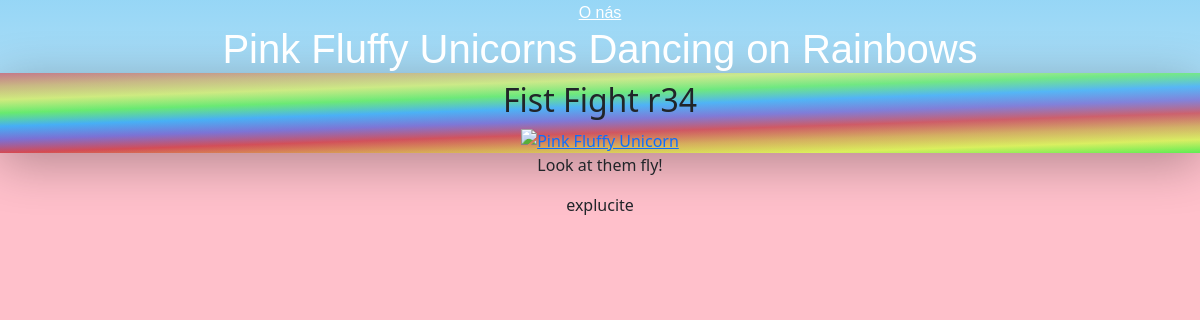
/detail/5, run on an earlier commit of the app's database.
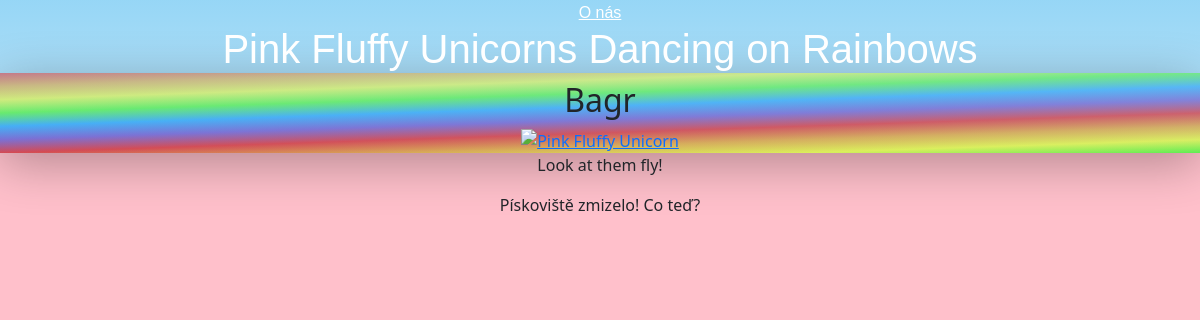
And on a later commit of the database.
### article/models.py (models this page shows, shortened)
class Article(models.Model):
    objects: ArticleManager = ArticleManager()
    title: CharField = models.CharField(max_length=250)
    perex: TextField = models.TextField()
    content: TextField = models.TextField()
    author: ForeignKey = models.ForeignKey("auth.User", on_delete=models.CASCADE)
    tag: ManyToManyField = models.ManyToManyField(Tag)
    category: ForeignKey = models.ForeignKey("Category", on_delete=models.CASCADE)
    created_at: DateTimeField = models.DateTimeField(auto_now_add=True)
    updated_at: DateTimeField = models.DateTimeField(auto_now=True)
    published_at: DateTimeField = models.DateTimeField(null=True, blank=True)
    highlight: BooleanField = models.BooleanField(default=False)
    picture: ImageField = models.ImageField(
        upload_to="media/article_pictures", default="media/article_pictures/unicorn.jpg"
    )

### article/views.py (the view)
# urls.py: path("detail/<pk>", DetailArticleView.as_view(), name="Detailpage"),
class DetailArticleView(TemplateView):
    template_name: str = "article/detail.html"
    def get_context_data(self, **kwargs) -> dict[str, Any]:
        context: dict[str, Any] = super().get_context_data(**kwargs)
        try:
            article = Article.objects.get(pk=kwargs.get("pk"))
        except Article.DoesNotExist:
            article = Article.objects.first()
        context.update(
            {
                "article": article,
            }
        )
        return context

### templates/article/detail.html (shortened to what this page needs)
{% extends "core/core.html" %}
{% block title %}{{ article.title }}{% endblock %}
{% block content %}
    {% if article%}
    <p>{{ article.content }}</p>
    {% else %}
    <p>Article does not exist</p>
    {% endif %}
{% endblock %}

### templates/core/core.html (shortened to what this page needs)
{% load static %}
<!DOCTYPE html>
<html>
<head>
    <link rel="stylesheet" href="https://cdn.jsdelivr.net/npm/bootstrap@5.3.0-alpha3/dist/css/bootstrap.min.css">
    <link rel="stylesheet" href="{% static 'css/base.css'%}">
</head>
<body>
    <a class=about href="about">O nás</a>
    <h1>Pink Fluffy Unicorns Dancing on Rainbows</h1>
    <h2>{% block title %}{% endblock %}</h2>
    <a href="tea"><img class="unicorn-image" src="https://media4.giphy.com/media/YkuzftfzdoPOE/giphy.gif"
            alt="Pink Fluffy Unicorn"></a>
    <div class="sky"></div>
    <div class="rainbow"></div>
    <p>Look at them fly!</p>
    {% block content %}{% endblock %}
</body>
</html>

### static/css/base.css (style rules this page uses)
body { background-color: #ffc0cb; text-align: center; }
h1 { color: #ffffff; font-family: Arial, sans-serif; }
.about { color: #ffffff; font-family: Arial, sans-serif; text-align: left; }
.unicorn-image { width: auto; height: 40vh; animation: unicorn-image-animation 2s linear infinite; }
.rainbow { margin-top: -9vh; width: 100%; height: 10vh; background: linear-gradient(to bottom, rgba(164, 219, 247, 0.5), rgba(164, 219, 247, 0.25)), linear-gradient(to bottom right, #e4191c, #e99a21, #eef627, #44f31d, #1698f4, #6a44c5, #e4191c, #e99a21, #eef627, #44f31d, #1698f4, #6a44c5, #e4191c); box-shadow: 0 10px 50px rgba(0, 0, 0, 0.3); background-size: 200% 100%; animation: rainbow-animation 5s linear infinite; }
.sky { margin-top: -41vh; height: 40vh; width: 100%; background: linear-gradient(to bottom, #68c7f3, #bde3f8); }

What changed in the data, as far as the page shows it:
no longer on this page (row edited): Article: title "Fist Fight r34", content "explucite"
added Article: title "Bagr", content "Pískoviště zmizelo! Co teď?"
